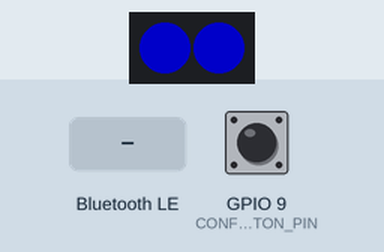
This sketch was run on a simulated ESP32-S3. Parts: 2 RGB LEDs in strip order, left to right. The inputs (shaded band) are chosen by the test bench; at power-on: GPIO 9 (CONFIG_BUTTON_PIN) HIGH. Dim RGB values are drawn brighter than linear; EEPROM starts erased; nothing arrives over Bluetooth unless stated; a phone connects over Bluetooth LE 3 s after start; what the sketch prints to the serial monitor is not drawn.

Above: at 1.4 s.
At 3.7 s:
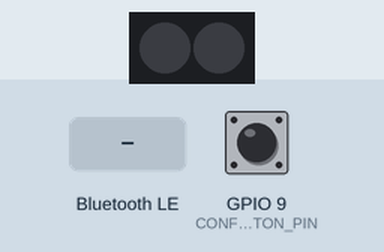
3.8 s: Bluetooth LE write "1" received
Timing chart, 0 to 6.8 s (numbered marks = the images above; inputs shaded):
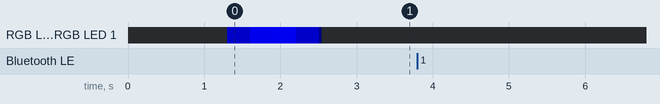

The sketch:

ei-beacon.ino
```cpp
/*
   Based on 31337Ghost's reference code from https://github.com/nkolban/esp32-snippets/issues/385#issuecomment-362535434
*/

#include <Adafruit_NeoPixel.h>
#include <BLEDevice.h>
#include <BLEServer.h>
#include <BLEUtils.h>
#include <BLE2902.h>
#include <BLEBeacon.h>
#include <esp_system.h>
#include <EEPROM.h>

#define SERVICE_UUID "7A0247E7-8E88-409B-A959-AB5092DDB03E"
#define CHARACTERISTIC_UUID "82258BAA-DF72-47E8-99BC-B73D7ECD08A5"

#define CONFIG_BUTTON_PIN 9
#define EEPROM_SIZE 128

// The RGB LEDS are used for status indication
#define LED_PIN 5
#define LED_COUNT 2
#define LED_INTERVAL_MS 60000  // Light LEDs every 60000ms
Adafruit_NeoPixel pixels(LED_COUNT, LED_PIN, NEO_GRB + NEO_KHZ800);
uint16_t ledIntervalMs = 0; // timekeeping
uint32_t prevMillis = 0;

// Define hues to cycle through when the LED blinks
#define NHUES 6
uint8_t hueIndex = 0;
uint32_t hueColors[] = {
  pixels.Color(255, 0, 0),    // Red
  pixels.Color(0, 255, 0),    // green
  pixels.Color(0, 0, 255),    // blue
  pixels.Color(255, 255, 0),    // cyan
  pixels.Color(0, 255, 255),    // yellow
  pixels.Color(255, 0, 255)    //  Magenta
};

// Beacon name and UUID are stored in EEPROM
char beaconName[32];
char beaconUUID[64];

// BLE instances for the beacon
BLEServer *pServer;
BLECharacteristic *pCharacteristic;
bool deviceConnected = false;
uint8_t connectionValue = 0;

// Reads beacon name and  UUID from EEPROM so it is still stored when the device is turned off
void readConfigFromEEPROM() {
  EEPROM.begin(EEPROM_SIZE);
  for (int i = 0; i < 32; i++) beaconName[i] = EEPROM.read(i);
  for (int i = 0; i < 64; i++) beaconUUID[i] = EEPROM.read(i + 32);
  EEPROM.end();
}

void writeConfigToEEPROM(const char *name, const char *uuid) {
  EEPROM.begin(EEPROM_SIZE);
  for (int i = 0; i < 32; i++) EEPROM.write(i, name[i]);
  for (int i = 0; i < 64; i++) EEPROM.write(i + 32, uuid[i]);
  EEPROM.commit();
  EEPROM.end();
}

// Allows the beacon name and UUID to be entered using a serial connection
void enterConfigMode() {
  Serial.println("Enter Beacon Name:");
  while (!Serial.available())
    ;
  Serial.readBytesUntil('\n', beaconName, sizeof(beaconName));

  Serial.println("Enter Beacon UUID:");
  while (!Serial.available())
    ;
  Serial.readBytesUntil('\n', beaconUUID, sizeof(beaconUUID));

  writeConfigToEEPROM(beaconName, beaconUUID);
  Serial.println("Configuration saved. Restarting...");
  delay(1000);
  esp_restart();
}

// Fades the LEDs in and out successively to indicate the device is alive
void fadeLeds(uint32_t color) {
  const int steps = 50;
  const int delayMs = 15;

  for (int i = 0; i <= steps; i++) {
    int brightness = map(i, 0, steps, 0, 255);
    uint8_t r = (uint8_t)((color >> 16) & 0xFF);
    uint8_t g = (uint8_t)((color >> 8) & 0xFF);
    uint8_t b = (uint8_t)(color & 0xFF);
    pixels.fill(pixels.Color((r * brightness) / 255, (g * brightness) / 255, (b * brightness) / 255));
    pixels.show();
    delay(delayMs);
  }

  for (int i = steps; i >= 0; i--) {
    int brightness = map(i, 0, steps, 0, 255);
    uint8_t r = (uint8_t)((color >> 16) & 0xFF);
    uint8_t g = (uint8_t)((color >> 8) & 0xFF);
    uint8_t b = (uint8_t)(color & 0xFF);
    pixels.fill(pixels.Color((r * brightness) / 255, (g * brightness) / 255, (b * brightness) / 255));
    pixels.show();
    delay(delayMs);
  }

  pixels.clear();
  pixels.show();
}

// define callbacks for BLE server events: connect, disconnect
class MyServerCallbacks : public BLEServerCallbacks {
  void onConnect(BLEServer *pServer) {
    deviceConnected = true;
    Serial.println("deviceConnected = true");
  };

  void onDisconnect(BLEServer *pServer) {
    deviceConnected = false;
    Serial.println("deviceConnected = false");

    // Restart advertising to be visible and connectable again
    BLEAdvertising *pAdvertising;
    pAdvertising = pServer->getAdvertising();
    pAdvertising->start();
    Serial.println("iBeacon advertising restarted");
  }
};

// define callbacks for BLE characteristic events: connect, disconnect
class MyCallbacks : public BLECharacteristicCallbacks {
  void onWrite(BLECharacteristic *pCharacteristic) {
    String rxValue = pCharacteristic->getValue();

    if (rxValue.length() > 0) {
      Serial.println("*********");
      Serial.print("Received Value: ");
      for (int i = 0; i < rxValue.length(); i++) {
        Serial.print(rxValue[i]);
      }
      Serial.println();
      Serial.println("*********");
    }
  }
};

// Initialize the BLE service that one can connect to
// The service UUID can also be used to filter out devices
void initService() {
  BLEAdvertising *pAdvertising;
  pAdvertising = pServer->getAdvertising();
  pAdvertising->stop();

  // Create the BLE Service
  BLEService *pService = pServer->createService(BLEUUID(SERVICE_UUID));

  // Create a BLE Characteristic
  pCharacteristic = pService->createCharacteristic(
    CHARACTERISTIC_UUID, BLECharacteristic::PROPERTY_READ | BLECharacteristic::PROPERTY_WRITE | BLECharacteristic::PROPERTY_NOTIFY);
  pCharacteristic->setCallbacks(new MyCallbacks());
  pCharacteristic->addDescriptor(new BLE2902());

  pAdvertising->addServiceUUID(BLEUUID(SERVICE_UUID));

  // Start the service
  pService->start();

  pAdvertising->start();
}

// initialize the beacon
void initBeacon() {
  BLEAdvertising *pAdvertising;
  pAdvertising = pServer->getAdvertising();
  pAdvertising->stop();
  // iBeacon
  BLEBeacon myBeacon;
  myBeacon.setManufacturerId(0x4c00); // 0x4c00 is the apple manufacturer ID. This makes the BLE device register as an actual iBeacon
  myBeacon.setMajor(5); // Major and minor don't hold interesting information
  myBeacon.setMinor(88);
  myBeacon.setSignalPower(0xc5);
  myBeacon.setProximityUUID(BLEUUID(beaconUUID)); // set the name of the beacon

  BLEAdvertisementData advertisementData;
  advertisementData.setFlags(0x1A); // individual bits in this byte are used to set specific advertising properties (https://devzone.nordicsemi.com/f/nordic-q-a/29083/ble-advertising-data-flags-field-and-discovery)
  advertisementData.setManufacturerData(myBeacon.getData());
  pAdvertising->setAdvertisementData(advertisementData);

  pAdvertising->start(); // Start advertising
}

void setup() {
  delay(1000);
  Serial.begin(115200);

  // When the built-in b"boot" button is pressed on startup
  pinMode(CONFIG_BUTTON_PIN, INPUT_PULLUP);
  if (digitalRead(CONFIG_BUTTON_PIN) == LOW) {
    enterConfigMode(); // Allow the user to enter name and UUID through serial
  }

  readConfigFromEEPROM(); // read name and UUID

  // set-up the beacon
  Serial.println();
  Serial.println("Initializing...");
  Serial.flush();

  BLEDevice::init(beaconName);
  pServer = BLEDevice::createServer();
  pServer->setCallbacks(new MyServerCallbacks());

  initService();
  initBeacon();

  Serial.println("iBeacon + service defined and advertising!");

  // set up the LEDS
  pixels.begin();
  pixels.clear();
  fadeLeds(pixels.Color(0, 0, 255));
}

void loop() {

  // count the number of connections made, just for fun
  if (deviceConnected) {
    Serial.printf("*** NOTIFY: %d ***\n", connectionValue);
    pCharacteristic->setValue(&connectionValue, 1);
    pCharacteristic->notify();
    connectionValue++;
  }

  delay(2000);

  // determine how much time elapsed since last LED fade
  if (ledIntervalMs > LED_INTERVAL_MS) {
    uint32_t color = hueColors[((hueIndex++)%NHUES)];
    fadeLeds(color);
    ledIntervalMs = 0;
  }

  // timekeeping
  uint32_t currentMillis = millis();
  ledIntervalMs += currentMillis - prevMillis;
  prevMillis = currentMillis;

}
```

Measured:
- after the input at 3.8 s, every drawn part: stays the same
